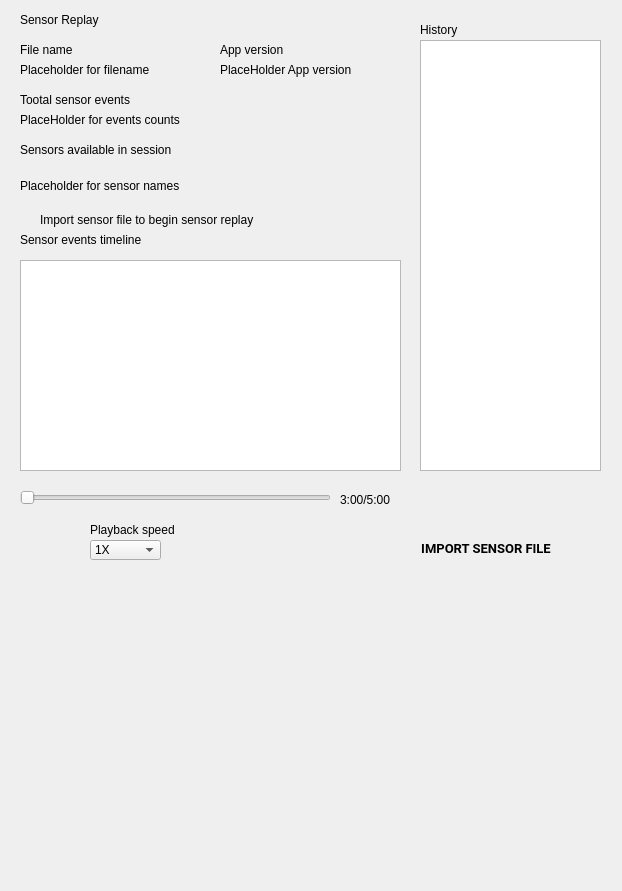
<?xml version="1.0" encoding="UTF-8"?>
<ui version="4.0">
 <class>CarSensorReplayPage</class>
 <widget class="QWidget" name="CarSensorReplayPage">
  <property name="geometry">
   <rect>
    <x>0</x>
    <y>0</y>
    <width>622</width>
    <height>891</height>
   </rect>
  </property>
  <property name="windowTitle">
   <string>Form</string>
  </property>
  <widget class="QLabel" name="title">
   <property name="geometry">
    <rect>
     <x>20</x>
     <y>10</y>
     <width>101</width>
     <height>19</height>
    </rect>
   </property>
   <property name="text">
    <string>Sensor Replay</string>
   </property>
  </widget>
  <widget class="QLabel" name="fileNameTitle">
   <property name="geometry">
    <rect>
     <x>20</x>
     <y>40</y>
     <width>101</width>
     <height>19</height>
    </rect>
   </property>
   <property name="text">
    <string>File name</string>
   </property>
  </widget>
  <widget class="QLabel" name="filenameValue">
   <property name="geometry">
    <rect>
     <x>20</x>
     <y>60</y>
     <width>201</width>
     <height>19</height>
    </rect>
   </property>
   <property name="text">
    <string>Placeholder for filename</string>
   </property>
  </widget>
  <widget class="QLabel" name="totalSensorEventsCountTitle">
   <property name="geometry">
    <rect>
     <x>20</x>
     <y>90</y>
     <width>201</width>
     <height>19</height>
    </rect>
   </property>
   <property name="text">
    <string>Tootal sensor events</string>
   </property>
  </widget>
  <widget class="QLabel" name="totalSensorEventsCountValue">
   <property name="geometry">
    <rect>
     <x>20</x>
     <y>110</y>
     <width>161</width>
     <height>19</height>
    </rect>
   </property>
   <property name="text">
    <string>PlaceHolder for events counts</string>
   </property>
  </widget>
  <widget class="QLabel" name="sensorPreviewTitle">
   <property name="geometry">
    <rect>
     <x>20</x>
     <y>140</y>
     <width>211</width>
     <height>19</height>
    </rect>
   </property>
   <property name="text">
    <string>Sensors available in session</string>
   </property>
  </widget>
  <widget class="QLabel" name="sensorPreviewValue">
   <property name="geometry">
    <rect>
     <x>20</x>
     <y>160</y>
     <width>341</width>
     <height>51</height>
    </rect>
   </property>
   <property name="text">
    <string>Placeholder for sensor names</string>
   </property>
  </widget>
  <widget class="QLabel" name="eventtimelineTitle">
   <property name="geometry">
    <rect>
     <x>20</x>
     <y>230</y>
     <width>211</width>
     <height>19</height>
    </rect>
   </property>
   <property name="text">
    <string>Sensor events timeline</string>
   </property>
  </widget>
  <widget class="RaisedMaterialButton" name="sensor_playStopButton">
   <property name="geometry">
    <rect>
     <x>20</x>
     <y>530</y>
     <width>36</width>
     <height>36</height>
    </rect>
   </property>
   <property name="accessibleDescription">
    <string>Play</string>
   </property>
   <property name="text">
    <string/>
   </property>
   <property name="icon">
    <iconset resource="../resources.qrc">
     <normaloff>:/light/play_arrow</normaloff>:/light/play_arrow</iconset>
   </property>
   <property name="iconSize">
    <size>
     <width>24</width>
     <height>24</height>
    </size>
   </property>
   <property name="flat">
    <bool>true</bool>
   </property>
   <property name="themeIconName" stdset="0">
    <string>play_arrow</string>
   </property>
   <property name="themeIconName_disabled" stdset="0">
    <string>play_arrow_disabled</string>
   </property>
   <property name="ColorGroup" stdset="0">
    <string>Button</string>
   </property>
   <property name="report_metrics" stdset="0">
    <bool>false</bool>
   </property>
  </widget>
  <widget class="RaisedMaterialButton" name="sensor_LoadSensorButton">
   <property name="geometry">
    <rect>
     <x>420</x>
     <y>530</y>
     <width>132</width>
     <height>36</height>
    </rect>
   </property>
   <property name="sizePolicy">
    <sizepolicy hsizetype="Minimum" vsizetype="Fixed">
     <horstretch>0</horstretch>
     <verstretch>0</verstretch>
    </sizepolicy>
   </property>
   <property name="font">
    <font>
     <family>Roboto</family>
     <pointsize>10</pointsize>
     <weight>75</weight>
     <bold>true</bold>
    </font>
   </property>
   <property name="text">
    <string>IMPORT SENSOR FILE</string>
   </property>
   <property name="flat">
    <bool>true</bool>
   </property>
   <property name="ColorGroup" stdset="0">
    <string notr="true">Button</string>
   </property>
   <property name="report_metrics" stdset="0">
    <bool>false</bool>
   </property>
  </widget>
  <widget class="QLabel" name="historyTitle">
   <property name="geometry">
    <rect>
     <x>420</x>
     <y>20</y>
     <width>101</width>
     <height>19</height>
    </rect>
   </property>
   <property name="text">
    <string>History</string>
   </property>
  </widget>
  <widget class="QComboBox" name="playbackSpeed">
   <property name="geometry">
    <rect>
     <x>90</x>
     <y>540</y>
     <width>71</width>
     <height>20</height>
    </rect>
   </property>
   <item>
    <property name="text">
     <string>1X</string>
    </property>
   </item>
   <item>
    <property name="text">
     <string>2X</string>
    </property>
   </item>
   <item>
    <property name="text">
     <string>5X</string>
    </property>
   </item>
   <item>
    <property name="text">
     <string>10X</string>
    </property>
   </item>
   <item>
    <property name="text">
     <string>100X</string>
    </property>
   </item>
  </widget>
  <widget class="QLabel" name="playbackSpeedTitle">
   <property name="geometry">
    <rect>
     <x>90</x>
     <y>520</y>
     <width>111</width>
     <height>19</height>
    </rect>
   </property>
   <property name="text">
    <string>Playback speed</string>
   </property>
  </widget>
  <widget class="QTableView" name="eventTable">
   <property name="geometry">
    <rect>
     <x>20</x>
     <y>260</y>
     <width>381</width>
     <height>211</height>
    </rect>
   </property>
  </widget>
  <widget class="QSlider" name="horizontalSlider">
   <property name="geometry">
    <rect>
     <x>20</x>
     <y>490</y>
     <width>311</width>
     <height>16</height>
    </rect>
   </property>
   <property name="orientation">
    <enum>Qt::Horizontal</enum>
   </property>
  </widget>
  <widget class="QLabel" name="time">
   <property name="geometry">
    <rect>
     <x>340</x>
     <y>490</y>
     <width>81</width>
     <height>20</height>
    </rect>
   </property>
   <property name="text">
    <string>3:00/5:00</string>
   </property>
  </widget>
  <widget class="QLabel" name="appVersionTitle">
   <property name="geometry">
    <rect>
     <x>220</x>
     <y>40</y>
     <width>121</width>
     <height>19</height>
    </rect>
   </property>
   <property name="text">
    <string>App version</string>
   </property>
  </widget>
  <widget class="QLabel" name="appVersionTitle_2">
   <property name="geometry">
    <rect>
     <x>220</x>
     <y>60</y>
     <width>141</width>
     <height>19</height>
    </rect>
   </property>
   <property name="text">
    <string>PlaceHolder App version</string>
   </property>
  </widget>
  <widget class="QListWidget" name="listWidget">
   <property name="geometry">
    <rect>
     <x>420</x>
     <y>40</y>
     <width>181</width>
     <height>431</height>
    </rect>
   </property>
  </widget>
  <widget class="QLabel" name="noFileMask">
   <property name="geometry">
    <rect>
     <x>40</x>
     <y>210</y>
     <width>351</width>
     <height>20</height>
    </rect>
   </property>
   <property name="text">
    <string>Import sensor file to begin sensor replay</string>
   </property>
  </widget>
 </widget>
 <customwidgets>
  <customwidget>
   <class>RaisedMaterialButton</class>
   <extends>QPushButton</extends>
   <header>android/skin/qt/raised-material-button.h</header>
  </customwidget>
 </customwidgets>
 <resources>
  <include location="../resources.qrc"/>
 </resources>
 <connections/>
</ui>
